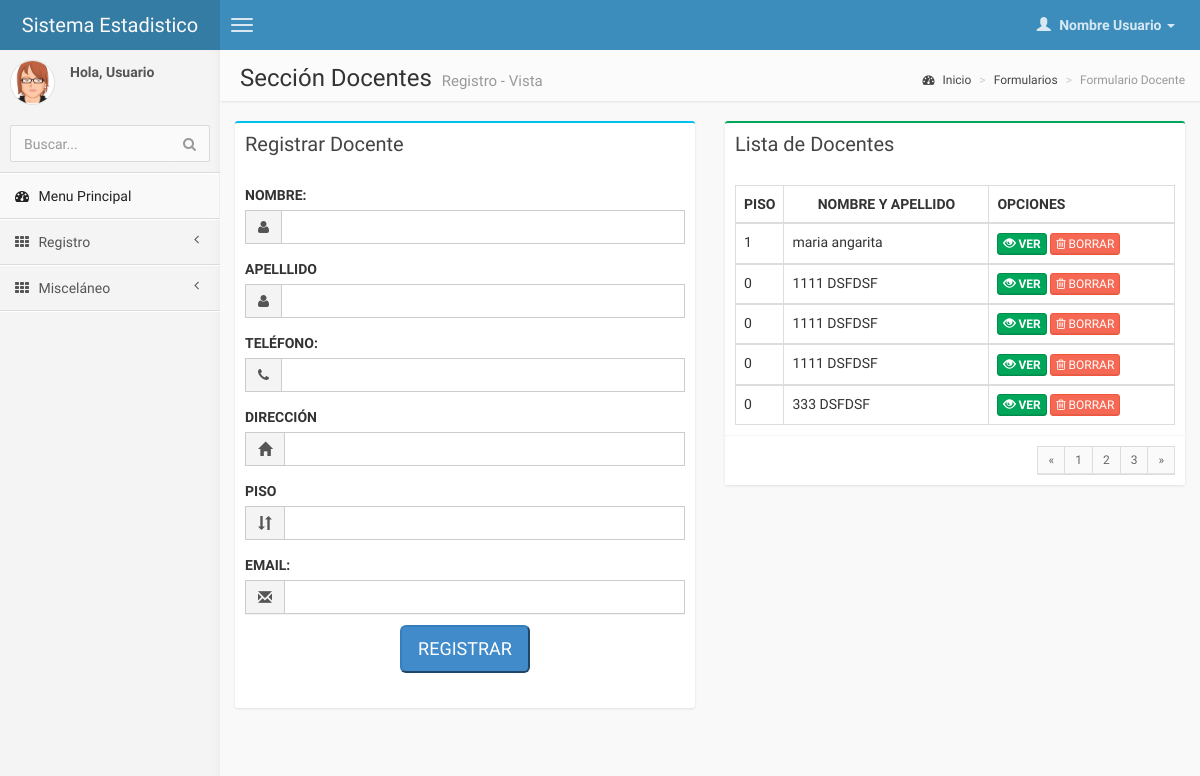
/pages/forms/form_docente.php, run on an earlier commit of the app's database.
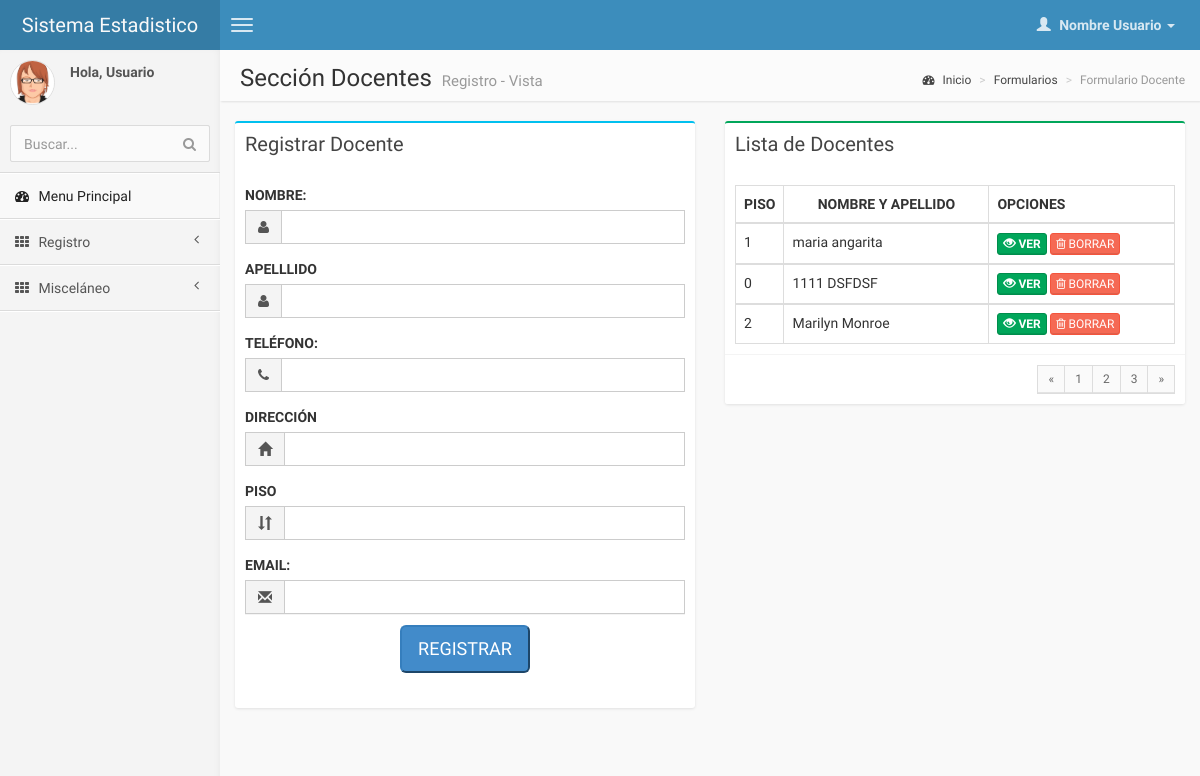
And on a later commit of the database.
### tables this page shows
CREATE TABLE IF NOT EXISTS `docente` (
  `id_docente` int(10) NOT NULL AUTO_INCREMENT,
  `nombre_docente` varchar(15) NOT NULL,
  `apellido_docente` varchar(15) NOT NULL,
  `email` varchar(20) NOT NULL,
  `direccion` varchar(40) DEFAULT NULL,
  `telefono` varchar(12) DEFAULT NULL,
  `piso` int(2) NOT NULL,
  PRIMARY KEY (`id_docente`),
  KEY `piso` (`piso`)
);

### pages/forms/form_docente.php (the view, shortened to what the changed rows need)
<!DOCTYPE html>
<html>
    <head>
        <link href="../../css/bootstrap.min.css" rel="stylesheet" type="text/css" />
        <link href="../../css/font-awesome.min.css" rel="stylesheet" type="text/css" />
        <link href="../../css/ionicons.min.css" rel="stylesheet" type="text/css" />
        <link href="../../css/daterangepicker/daterangepicker-bs3.css" rel="stylesheet" type="text/css" />
        <link href="../../css/iCheck/all.css" rel="stylesheet" type="text/css" />
        <link href="../../css/colorpicker/bootstrap-colorpicker.min.css" rel="stylesheet"/>
        <link href="../../css/timepicker/bootstrap-timepicker.min.css" rel="stylesheet"/>
        <link href="../../css/AdminLTE.css" rel="stylesheet" type="text/css" />
    </head>
     <body class="skin-blue">
        <div class="wrapper row-offcanvas row-offcanvas-left">
            <aside class="right-side">
                <section class="content-header">
                    <h1>
                        Sección Docentes
                        <small>Registro - Vista</small>
                    </h1>
                </section>
                <section class="content">
                    <div class="row">
<?php
require ("../control/conexion_bd.php");
  $sql="SELECT * FROM docente";
  $datos=mysql_query($sql,$link);
  $contador = mysql_num_rows($datos);
    if ($contador == 0)
      {
        echo "<center><h1><font color='#E74C3C'>NO SE ENCONTRO RESULTADOS :-( </font></h1></center>";
      }
    else
      {
?>
                        <div class="col-md-6">
                            <div class="box box-success">
                                <div class="box-body">
                                    <table class="table table-bordered">
                                        <tr>
                                            <th style="width: 10px">PISO</th>
                                            <th><center>NOMBRE Y APELLIDO</center></th>
                                            <th>  OPCIONES</th>
                                        </tr>
<?php
                              while ($renglon=mysql_fetch_array($datos))
                                {
?>
                              <tbody>
                                <tr>
                                  <td><?php echo $renglon['piso']; ?></td>
                                  <td><?php echo $renglon['nombre_docente']; echo "  "; echo $renglon['apellido_docente']?></td>
                                  <td>
                                  <a href="ver_alumno.php?id=<?php echo $renglon['ci_escolar']?>"> <button class="btn btn-success btn-xs"></i><b><span class="glyphicon glyphicon glyphicon-eye-open" aria-hidden="true"></span> VER</b></button></a>
                                  <a href="../emergente/borrar_docente.php?id=<?php echo $renglon['id_docente']?>"><button class="btn btn-danger btn-xs"><i class="fa fa-trash-o "></i> BORRAR</button>
                                  </td>
                                </tr>
                              </tbody>
                              <?php } }?>
                                    </table>
                                </div>
                            </div>
                                </div>
                            </div>
                        </div>
    </body>
</html>

What changed in the data, as far as the page shows it:
removed docente: piso "0", nombre_docente "1111", apellido_docente "DSFDSF"
removed docente: piso "0", nombre_docente "1111", apellido_docente "DSFDSF"
removed docente: piso "0", nombre_docente "333", apellido_docente "DSFDSF"
added docente: piso "2", nombre_docente "Marilyn", apellido_docente "Monroe"
